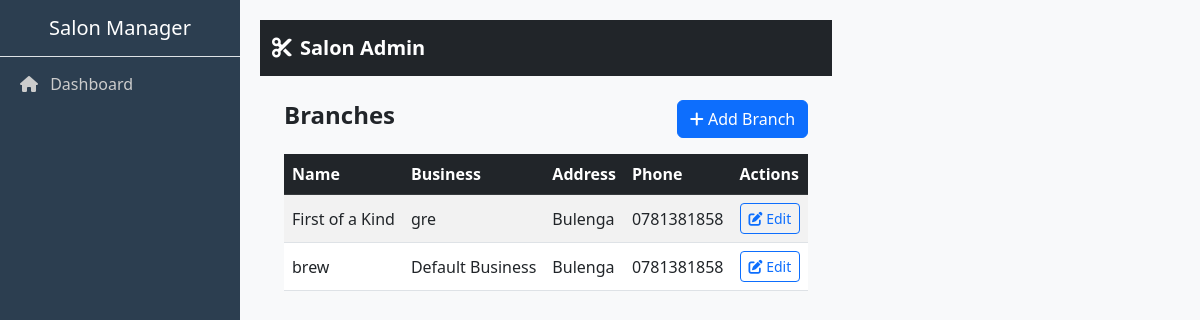
The page /branches/ on the database as committed earlier.
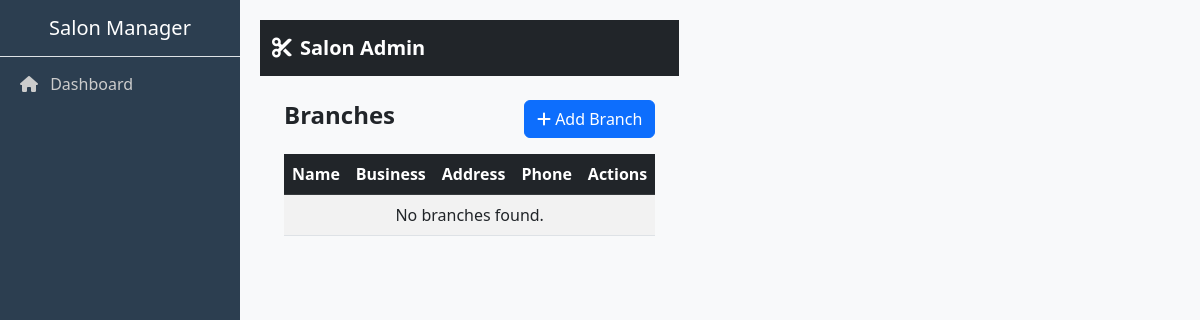
The same page on the database as committed later.
### system/models.py (models this page shows, shortened)
class Branch(models.Model):
    business = models.ForeignKey(Business, on_delete=models.CASCADE)
    name = models.CharField(max_length=100)
    address = models.TextField()
    phone = models.CharField(max_length=15)

class Business(models.Model):
    name = models.CharField(max_length=255)
    address = models.CharField(max_length=255, blank=True)
    standard_haircut_points = models.FloatField(default=1, help_text="Points awarded per completed haircut for all employees")
    loyalty_point_value = models.DecimalField(max_digits=10, decimal_places=2, default=10.00, help_text="Monetary value of one customer loyalty point in UGX")

### system/views.py (the view)
# urls.py: path('branches/', views.branch_list, name='branch_list'),
def branch_list(request):
    branches = Branch.objects.select_related('business').all()
    return render(request, 'system/branch_list.html', {'branches': branches})

### system/templatetags/role_extras.py (called while the page is built)
@register.filter
def has_feature(role, feature_code):
    if not role:
        return False
    return role.features.filter(code=feature_code).exists()

### system/templates/system/branch_list.html (shortened to what this page needs)
{% extends 'system/base.html' %}
{% block content %}
<div class="container-fluid mt-4">
  <div class="d-flex justify-content-between align-items-center mb-3">
    <h4 class="fw-bold">Branches</h4>
    <a href="{% url 'add_branch' %}" class="btn btn-primary">
      <i class="fas fa-plus"></i> Add Branch
    </a>
  </div>
  <div class="table-responsive">
    <table class="table table-striped align-middle">
      <thead class="table-dark">
        <tr>
          <th>Name</th>
          <th>Business</th>
          <th>Address</th>
          <th>Phone</th>
          <th>Actions</th>
        </tr>
      </thead>
      <tbody>
        {% for branch in branches %}
        <tr>
          <td>{{ branch.name }}</td>
          <td>{{ branch.business.name }}</td>
          <td>{{ branch.address }}</td>
          <td>{{ branch.phone }}</td>
          <td>
            <a href="{% url 'edit_branch' branch.id %}" class="btn btn-sm btn-outline-primary">
              <i class="fas fa-edit"></i> Edit
            </a>
          </td>
        </tr>
        {% empty %}
        <tr><td colspan="5" class="text-center">No branches found.</td></tr>
        {% endfor %}
      </tbody>
    </table>
  </div>
</div>
{% endblock %}

Rows that differ between the two databases and show on the page:
removed Branch: name "First of a Kind", business.name "gre", address "Bulenga", phone "0781381858"
removed Branch: name "brew", business.name "Default Business", address "Bulenga", phone "0781381858"
Other text that changed with them:
text now shown: "No branches found."
